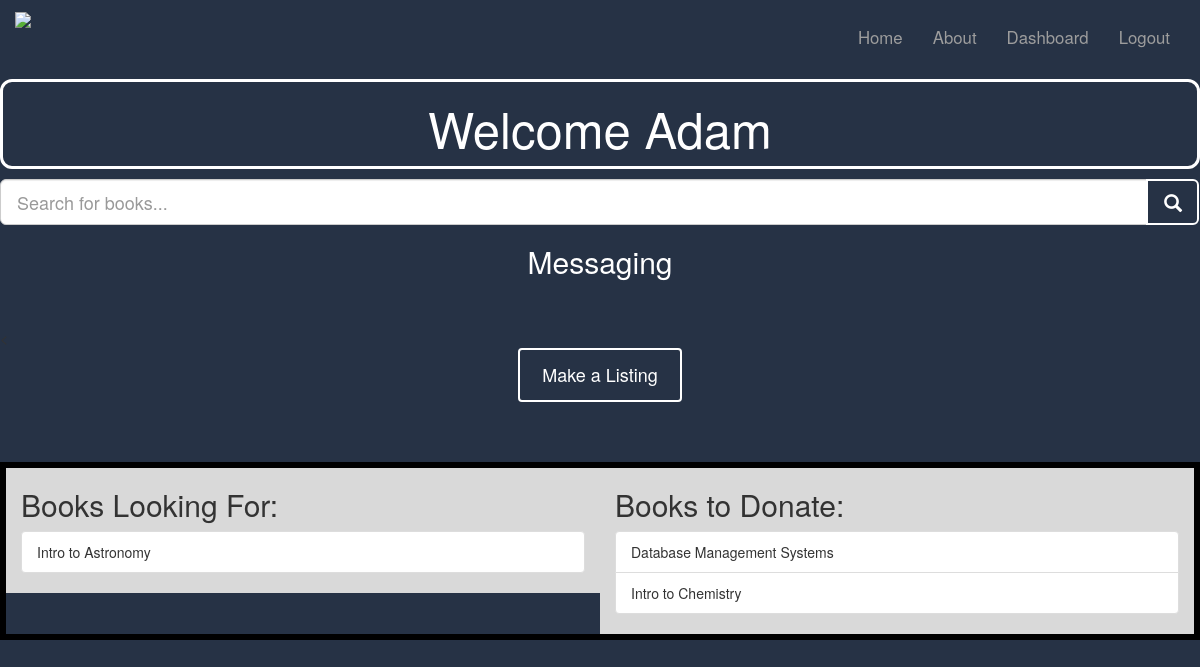
The app's page /dashboard/ (signed in) with its own data.
### home/models.py (models this page shows, shortened)
class Listing(models.Model):
    TYPES = (
        ('W', 'Want'),
        ('G', 'Give'),
    )
    sid = models.ForeignKey(Student, on_delete=models.CASCADE)
    bid = models.ForeignKey(Book, on_delete=models.CASCADE)
    type = models.CharField(max_length=1, choices=TYPES)
    date = models.DateField(auto_now_add=True)
    open = models.BooleanField(default=True)

class Book(models.Model):
    ISBN = models.IntegerField(default="")
    title = models.CharField(max_length=40, default="")
    def __str__(self):
        return self.title

### home/views.py (the view)
# urls.py: url(r'^dashboard/', views.dashboard, name='dashboard'),
def dashboard(request):
    listings = Listing.objects.all()
    return render(request, 'home/dashboard.html', {'listings': listings})

### templates/home/dashboard.html (shortened to what this page needs)
{% extends 'home/base.html' %}
{% block content %}
    <div class="container-fluid">
        <div class="row">
            <div class="col-md-12" style="color: #FFF; border: 3px solid white; border-radius: 12px; margin-bottom: 10px; text-align: center; ">
                <h2 style = "font-size: 350%">Welcome {{ request.user.first_name }}</h2>
            </div>
        </div>
    </div>
    <form id="searchform" action="{%  url 'home:booksearch' %}" method="get">
        <div class = "input-group input-group-lg">
        <input class="form-control" id="q" name="q" placeholder="Search for books...">
        <div class="input-group-btn">
            <button class="btn btn-primary btn-block" type="submit">
                <i class="glyphicon glyphicon-search"></i>
                </button>
            </div>
        </div>
    </form>
    <div class="container-fluid">
        <div  class="row">
            <div class="col-md-12" style ="color: #FFF">
                <h2 style = "text-align: center; "><a style = "color: #FFF" href="{% url 'postman:inbox' %}">Messaging</a></h2>
            </div>
          </div>
    </div>
    <br><br><<br>
    <div style = "text-align:center;">
    <a class="btn btn-primary" href="{% url 'home:add_book' %}" role="button">Make a Listing</a>
    </div>
    <br><br><br>
    <div class="container-fluid">
        <div class="row display-flex" style = "border: 6px solid black;">
            <div class="col-sm-6" style = "background-color: #d9d9d9">
                <h2>Books Looking For:</h2>
                <ul class="list-group">
                    {% for l in listings %}
                        {% if l.sid.user == user and l.type == 'W'%}
                            <li class="list-group-item">{{l.bid}}</li>
                        {% endif %}
                    {% endfor %}
                </ul>
            </div>
            <div class="col-sm-6" style = "background-color: #d9d9d9">
                <h2>Books to Donate:</h2>
                <ul class="list-group">
                    {% for l in listings %}
                        {% if l.sid.user == user and l.type == 'G'%}
                            <li class="list-group-item">{{l.bid}}</li>
                        {% endif %}
                    {% endfor %}
                </ul>
            </div>
        </div>
    </div>
{% endblock %}

### static/css/home.css (style rules this page uses)
body { background-color:#263245; }
.btn { font-size: 18px; color: #FFF; padding: 12px 22px; background:#263245; border: 2px solid #FFF; }

### records on screen
Listing: bid "Intro to Astronomy"
Listing: bid "Database Management Systems"
Listing: bid "Intro to Chemistry"

### other values on screen
{{ request.user.first_name }} "Adam"
